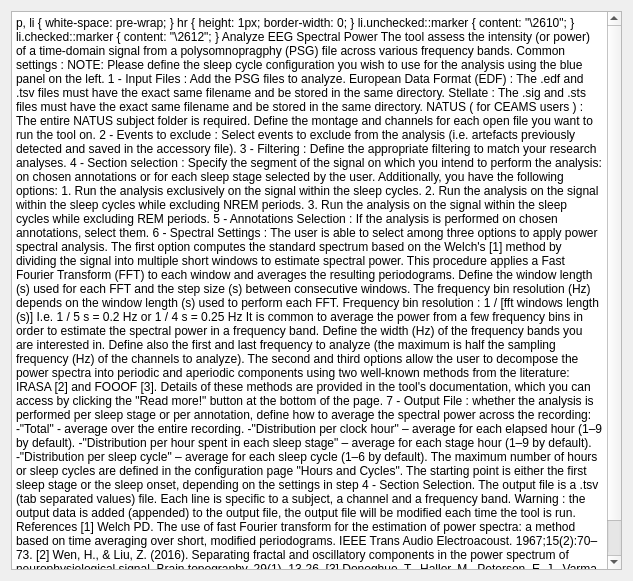
<?xml version="1.0" encoding="UTF-8"?>
<ui version="4.0">
 <class>IntroStep</class>
 <widget class="QWidget" name="IntroStep">
  <property name="geometry">
   <rect>
    <x>0</x>
    <y>0</y>
    <width>633</width>
    <height>581</height>
   </rect>
  </property>
  <property name="windowTitle">
   <string/>
  </property>
  <layout class="QVBoxLayout" name="verticalLayout">
   <property name="spacing">
    <number>25</number>
   </property>
   <item>
    <widget class="QTextBrowser" name="textBrowser">
     <property name="html">
      <string>&lt;!DOCTYPE HTML PUBLIC &quot;-//W3C//DTD HTML 4.0//EN&quot; &quot;http://www.w3.org/TR/REC-html40/strict.dtd&quot;&gt;
&lt;html&gt;&lt;head&gt;&lt;meta name=&quot;qrichtext&quot; content=&quot;1&quot; /&gt;&lt;meta charset=&quot;utf-8&quot; /&gt;&lt;style type=&quot;text/css&quot;&gt;
p, li { white-space: pre-wrap; }
hr { height: 1px; border-width: 0; }
li.unchecked::marker { content: &quot;\2610&quot;; }
li.checked::marker { content: &quot;\2612&quot;; }
&lt;/style&gt;&lt;/head&gt;&lt;body style=&quot; font-size:12pt; font-weight:400; font-style:normal;&quot;&gt;
&lt;p style=&quot;-qt-paragraph-type:empty; margin-top:0px; margin-bottom:0px; margin-left:0px; margin-right:0px; -qt-block-indent:0; text-indent:0px;&quot;&gt;&lt;br /&gt;&lt;/p&gt;
&lt;p style=&quot; margin-top:0px; margin-bottom:0px; margin-left:0px; margin-right:0px; -qt-block-indent:0; text-indent:0px;&quot;&gt;&lt;span style=&quot; font-weight:600;&quot;&gt;Analyze EEG Spectral Power&lt;/span&gt;&lt;/p&gt;
&lt;p style=&quot;-qt-paragraph-type:empty; margin-top:0px; margin-bottom:0px; margin-left:0px; margin-right:0px; -qt-block-indent:0; text-indent:0px; font-weight:600;&quot;&gt;&lt;br /&gt;&lt;/p&gt;
&lt;p style=&quot; margin-top:0px; margin-bottom:0px; margin-left:0px; margin-right:0px; -qt-block-indent:0; text-indent:0px;&quot;&gt;The tool assess the intensity (or power) of a time-domain signal from a polysomnopragphy (PSG) file across various frequency bands.&lt;/p&gt;
&lt;p style=&quot;-qt-paragraph-type:empty; margin-top:0px; margin-bottom:0px; margin-left:0px; margin-right:0px; -qt-block-indent:0; text-indent:0px;&quot;&gt;&lt;br /&gt;&lt;/p&gt;
&lt;p style=&quot; margin-top:0px; margin-bottom:0px; margin-left:0px; margin-right:0px; -qt-block-indent:0; text-indent:0px;&quot;&gt;Common settings : &lt;/p&gt;
&lt;p style=&quot; margin-top:0px; margin-bottom:0px; margin-left:0px; margin-right:0px; -qt-block-indent:0; text-indent:0px;&quot;&gt;&lt;span style=&quot; font-weight:700; color:#ff0000;&quot;&gt;NOTE:&lt;/span&gt;&lt;span style=&quot; color:#ff0000;&quot;&gt; Please define the sleep cycle configuration you wish to use for the analysis using the blue panel on the left.&lt;/span&gt;&lt;/p&gt;
&lt;p style=&quot;-qt-paragraph-type:empty; margin-top:0px; margin-bottom:0px; margin-left:0px; margin-right:0px; -qt-block-indent:0; text-indent:0px;&quot;&gt;&lt;br /&gt;&lt;/p&gt;
&lt;p style=&quot; margin-top:0px; margin-bottom:0px; margin-left:0px; margin-right:0px; -qt-block-indent:0; text-indent:0px;&quot;&gt;&lt;span style=&quot; text-decoration: underline;&quot;&gt;1 - Input Files :&lt;/span&gt;&lt;/p&gt;
&lt;p style=&quot; margin-top:0px; margin-bottom:0px; margin-left:0px; margin-right:0px; -qt-block-indent:0; text-indent:0px;&quot;&gt;Add the PSG files to analyze.&lt;/p&gt;
&lt;p style=&quot; margin-top:0px; margin-bottom:0px; margin-left:0px; margin-right:0px; -qt-block-indent:0; text-indent:0px;&quot;&gt;&lt;span style=&quot; font-weight:700;&quot;&gt;European Data Format (EDF)&lt;/span&gt;&lt;span style=&quot;&quot;&gt; : The .edf and .tsv files must have the exact same filename and be stored in the same directory.&lt;/span&gt;&lt;/p&gt;
&lt;p style=&quot; margin-top:0px; margin-bottom:0px; margin-left:0px; margin-right:0px; -qt-block-indent:0; text-indent:0px;&quot;&gt;&lt;span style=&quot; font-weight:700;&quot;&gt;Stellate&lt;/span&gt;&lt;span style=&quot;&quot;&gt; : The .sig and .sts files must have the exact same filename and be stored in the same directory.&lt;/span&gt;&lt;/p&gt;
&lt;p style=&quot; margin-top:0px; margin-bottom:0px; margin-left:0px; margin-right:0px; -qt-block-indent:0; text-indent:0px;&quot;&gt;&lt;span style=&quot; font-weight:700;&quot;&gt;NATUS&lt;/span&gt;&lt;span style=&quot;&quot;&gt; (&lt;/span&gt;&lt;span style=&quot; font-style:italic;&quot;&gt;for CEAMS users&lt;/span&gt;&lt;span style=&quot;&quot;&gt;) : &lt;/span&gt;&lt;span style=&quot;&quot;&gt; The entire NATUS subject folder is required.&lt;/span&gt;&lt;/p&gt;
&lt;p style=&quot; margin-top:0px; margin-bottom:0px; margin-left:0px; margin-right:0px; -qt-block-indent:0; text-indent:0px;&quot;&gt;Define the montage and channels for each open file you want to run the tool on.&lt;/p&gt;
&lt;p style=&quot;-qt-paragraph-type:empty; margin-top:0px; margin-bottom:0px; margin-left:0px; margin-right:0px; -qt-block-indent:0; text-indent:0px;&quot;&gt;&lt;br /&gt;&lt;/p&gt;
&lt;p style=&quot; margin-top:0px; margin-bottom:0px; margin-left:0px; margin-right:0px; -qt-block-indent:0; text-indent:0px;&quot;&gt;&lt;span style=&quot; text-decoration: underline;&quot;&gt;2 - Events to exclude :&lt;/span&gt;&lt;/p&gt;
&lt;p style=&quot; margin-top:0px; margin-bottom:0px; margin-left:0px; margin-right:0px; -qt-block-indent:0; text-indent:0px;&quot;&gt;Select events to exclude from the analysis (i.e. artefacts previously detected and saved in the accessory file).&lt;/p&gt;
&lt;p style=&quot;-qt-paragraph-type:empty; margin-top:0px; margin-bottom:0px; margin-left:0px; margin-right:0px; -qt-block-indent:0; text-indent:0px;&quot;&gt;&lt;br /&gt;&lt;/p&gt;
&lt;p style=&quot; margin-top:0px; margin-bottom:0px; margin-left:0px; margin-right:0px; -qt-block-indent:0; text-indent:0px;&quot;&gt;&lt;span style=&quot; text-decoration: underline;&quot;&gt;3 - Filtering :&lt;/span&gt; &lt;/p&gt;
&lt;p style=&quot; margin-top:0px; margin-bottom:0px; margin-left:0px; margin-right:0px; -qt-block-indent:0; text-indent:0px;&quot;&gt;Define the appropriate filtering to match your research analyses.&lt;/p&gt;
&lt;p style=&quot;-qt-paragraph-type:empty; margin-top:0px; margin-bottom:0px; margin-left:0px; margin-right:0px; -qt-block-indent:0; text-indent:0px;&quot;&gt;&lt;br /&gt;&lt;/p&gt;
&lt;p style=&quot; margin-top:0px; margin-bottom:0px; margin-left:0px; margin-right:0px; -qt-block-indent:0; text-indent:0px;&quot;&gt;&lt;span style=&quot; text-decoration: underline;&quot;&gt;4 - Section selection :&lt;/span&gt; &lt;/p&gt;
&lt;p style=&quot; margin-top:0px; margin-bottom:0px; margin-left:0px; margin-right:0px; -qt-block-indent:0; text-indent:0px;&quot;&gt;Specify the segment of the signal on which you intend to perform the analysis:&lt;/p&gt;
&lt;p style=&quot; margin-top:0px; margin-bottom:0px; margin-left:0px; margin-right:0px; -qt-block-indent:0; text-indent:0px;&quot;&gt;on chosen annotations or for each sleep stage selected by the user.&lt;/p&gt;
&lt;p style=&quot;-qt-paragraph-type:empty; margin-top:0px; margin-bottom:0px; margin-left:0px; margin-right:0px; -qt-block-indent:0; text-indent:0px;&quot;&gt;&lt;br /&gt;&lt;/p&gt;
&lt;p style=&quot; margin-top:0px; margin-bottom:0px; margin-left:0px; margin-right:0px; -qt-block-indent:0; text-indent:0px;&quot;&gt;Additionally, you have the following options:&lt;/p&gt;
&lt;p style=&quot; margin-top:0px; margin-bottom:0px; margin-left:0px; margin-right:0px; -qt-block-indent:0; text-indent:0px;&quot;&gt;1. Run the analysis exclusively on the signal within the sleep cycles.&lt;/p&gt;
&lt;p style=&quot; margin-top:0px; margin-bottom:0px; margin-left:0px; margin-right:0px; -qt-block-indent:0; text-indent:0px;&quot;&gt;2. Run the analysis on the signal within the sleep cycles while excluding NREM periods.&lt;/p&gt;
&lt;p style=&quot; margin-top:0px; margin-bottom:0px; margin-left:0px; margin-right:0px; -qt-block-indent:0; text-indent:0px;&quot;&gt;3. Run the analysis on the signal within the sleep cycles while excluding REM periods.&lt;/p&gt;
&lt;p style=&quot;-qt-paragraph-type:empty; margin-top:0px; margin-bottom:0px; margin-left:0px; margin-right:0px; -qt-block-indent:0; text-indent:0px;&quot;&gt;&lt;br /&gt;&lt;/p&gt;
&lt;p style=&quot; margin-top:0px; margin-bottom:0px; margin-left:0px; margin-right:0px; -qt-block-indent:0; text-indent:0px;&quot;&gt;&lt;span style=&quot; text-decoration: underline;&quot;&gt;5 - Annotations Selection : &lt;/span&gt;&lt;/p&gt;
&lt;p style=&quot; margin-top:0px; margin-bottom:0px; margin-left:0px; margin-right:0px; -qt-block-indent:0; text-indent:0px;&quot;&gt;If the analysis is performed on chosen annotations, select them.&lt;/p&gt;
&lt;p style=&quot;-qt-paragraph-type:empty; margin-top:0px; margin-bottom:0px; margin-left:0px; margin-right:0px; -qt-block-indent:0; text-indent:0px;&quot;&gt;&lt;br /&gt;&lt;/p&gt;
&lt;p style=&quot; margin-top:0px; margin-bottom:0px; margin-left:0px; margin-right:0px; -qt-block-indent:0; text-indent:0px;&quot;&gt;&lt;span style=&quot; text-decoration: underline;&quot;&gt;6 - Spectral Settings :&lt;/span&gt;&lt;/p&gt;
&lt;p style=&quot; margin-top:0px; margin-bottom:0px; margin-left:0px; margin-right:0px; -qt-block-indent:0; text-indent:0px;&quot;&gt;The user is able to select among &lt;span style=&quot; font-weight:700;&quot;&gt;three options&lt;/span&gt; to apply power spectral analysis.&lt;/p&gt;
&lt;p style=&quot; margin-top:0px; margin-bottom:0px; margin-left:0px; margin-right:0px; -qt-block-indent:0; text-indent:0px;&quot;&gt;The &lt;span style=&quot; font-weight:700;&quot;&gt;first &lt;/span&gt;option computes the standard spectrum based on the Welch's [1] method by dividing the signal into multiple short windows to estimate spectral power.&lt;br /&gt;This procedure applies a Fast Fourier Transform (FFT) to each window and averages the resulting periodograms.&lt;/p&gt;
&lt;p style=&quot; margin-top:0px; margin-bottom:0px; margin-left:0px; margin-right:0px; -qt-block-indent:0; text-indent:0px;&quot;&gt;Define the window length (s) used for each FFT and the step size (s) between consecutive windows.&lt;/p&gt;
&lt;p style=&quot;-qt-paragraph-type:empty; margin-top:0px; margin-bottom:0px; margin-left:0px; margin-right:0px; -qt-block-indent:0; text-indent:0px;&quot;&gt;&lt;br /&gt;&lt;/p&gt;
&lt;p style=&quot; margin-top:0px; margin-bottom:0px; margin-left:0px; margin-right:0px; -qt-block-indent:0; text-indent:0px;&quot;&gt;The frequency bin resolution (Hz) depends on the window length (s) used to perform each FFT.&lt;/p&gt;
&lt;p style=&quot; margin-top:0px; margin-bottom:0px; margin-left:0px; margin-right:0px; -qt-block-indent:0; text-indent:0px;&quot;&gt;Frequency bin resolution : 1 / [fft windows length (s)]&lt;/p&gt;
&lt;p style=&quot; margin-top:0px; margin-bottom:0px; margin-left:0px; margin-right:0px; -qt-block-indent:0; text-indent:0px;&quot;&gt;I.e. 1 / 5 s = 0.2 Hz or 1 / 4 s = 0.25 Hz&lt;/p&gt;
&lt;p style=&quot;-qt-paragraph-type:empty; margin-top:0px; margin-bottom:0px; margin-left:0px; margin-right:0px; -qt-block-indent:0; text-indent:0px;&quot;&gt;&lt;br /&gt;&lt;/p&gt;
&lt;p style=&quot; margin-top:0px; margin-bottom:0px; margin-left:0px; margin-right:0px; -qt-block-indent:0; text-indent:0px;&quot;&gt;It is common to average the power from a few frequency bins in order to estimate the spectral power in a frequency band.&lt;/p&gt;
&lt;p style=&quot; margin-top:0px; margin-bottom:0px; margin-left:0px; margin-right:0px; -qt-block-indent:0; text-indent:0px;&quot;&gt;Define the width (Hz) of the frequency bands you are interested in. &lt;/p&gt;
&lt;p style=&quot; margin-top:0px; margin-bottom:0px; margin-left:0px; margin-right:0px; -qt-block-indent:0; text-indent:0px;&quot;&gt;Define also the first and last frequency to analyze (the maximum is half the sampling frequency (Hz) of the channels to analyze).&lt;/p&gt;
&lt;p style=&quot;-qt-paragraph-type:empty; margin-top:0px; margin-bottom:0px; margin-left:0px; margin-right:0px; -qt-block-indent:0; text-indent:0px;&quot;&gt;&lt;br /&gt;&lt;/p&gt;
&lt;p style=&quot; margin-top:0px; margin-bottom:0px; margin-left:0px; margin-right:0px; -qt-block-indent:0; text-indent:0px;&quot;&gt;The &lt;span style=&quot; font-weight:700;&quot;&gt;second&lt;/span&gt; and &lt;span style=&quot; font-weight:700;&quot;&gt;third&lt;/span&gt; options allow the user to decompose the power spectra into periodic and aperiodic components using two well-known methods from the literature: IRASA [2] and FOOOF [3]. Details of these methods are provided in the tool's documentation, which you can access by clicking the &amp;quot;Read more!&amp;quot; button at the bottom of the page.&lt;/p&gt;
&lt;p style=&quot;-qt-paragraph-type:empty; margin-top:0px; margin-bottom:0px; margin-left:0px; margin-right:0px; -qt-block-indent:0; text-indent:0px;&quot;&gt;&lt;br /&gt;&lt;/p&gt;
&lt;p style=&quot; margin-top:0px; margin-bottom:0px; margin-left:0px; margin-right:0px; -qt-block-indent:0; text-indent:0px;&quot;&gt;&lt;span style=&quot; text-decoration: underline;&quot;&gt;7 - Output File :&lt;/span&gt;&lt;/p&gt;
&lt;p style=&quot; margin-top:0px; margin-bottom:0px; margin-left:0px; margin-right:0px; -qt-block-indent:0; text-indent:0px;&quot;&gt;whether the analysis is performed per sleep stage or per annotation, define how to average the spectral power across the recording:&lt;/p&gt;
&lt;p style=&quot; margin-top:0px; margin-bottom:0px; margin-left:0px; margin-right:0px; -qt-block-indent:0; text-indent:0px;&quot;&gt;-&amp;quot;Total&amp;quot; - average over the entire recording.&lt;/p&gt;
&lt;p style=&quot; margin-top:0px; margin-bottom:0px; margin-left:0px; margin-right:0px; -qt-block-indent:0; text-indent:0px;&quot;&gt;-&amp;quot;Distribution per clock hour&amp;quot; – average for each elapsed hour (1–9 by default).&lt;/p&gt;
&lt;p style=&quot; margin-top:0px; margin-bottom:0px; margin-left:0px; margin-right:0px; -qt-block-indent:0; text-indent:0px;&quot;&gt;-&amp;quot;Distribution per hour spent in each sleep stage&amp;quot; – average for each stage hour (1–9 by default).&lt;/p&gt;
&lt;p style=&quot; margin-top:0px; margin-bottom:0px; margin-left:0px; margin-right:0px; -qt-block-indent:0; text-indent:0px;&quot;&gt;-&amp;quot;Distribution per sleep cycle&amp;quot; – average for each sleep cycle (1–6 by default).&lt;/p&gt;
&lt;p style=&quot; margin-top:0px; margin-bottom:0px; margin-left:0px; margin-right:0px; -qt-block-indent:0; text-indent:0px;&quot;&gt;&lt;span style=&quot; font-style:italic;&quot;&gt;The maximum number of hours or sleep cycles are defined in the configuration page &amp;quot;Hours and Cycles&amp;quot;.&lt;/span&gt;&lt;/p&gt;
&lt;p style=&quot; margin-top:0px; margin-bottom:0px; margin-left:0px; margin-right:0px; -qt-block-indent:0; text-indent:0px;&quot;&gt;&lt;span style=&quot; font-style:italic;&quot;&gt;The starting point is either the first sleep stage or the sleep onset, depending on the settings in step 4 - Section Selection.&lt;/span&gt;&lt;/p&gt;
&lt;p style=&quot; margin-top:0px; margin-bottom:0px; margin-left:0px; margin-right:0px; -qt-block-indent:0; text-indent:0px;&quot;&gt;    &lt;/p&gt;
&lt;p style=&quot; margin-top:0px; margin-bottom:0px; margin-left:0px; margin-right:0px; -qt-block-indent:0; text-indent:0px;&quot;&gt;The output file is a .tsv (tab separated values) file. Each line is specific to a subject, a channel and a frequency band. &lt;/p&gt;
&lt;p style=&quot;-qt-paragraph-type:empty; margin-top:0px; margin-bottom:0px; margin-left:0px; margin-right:0px; -qt-block-indent:0; text-indent:0px;&quot;&gt;&lt;br /&gt;&lt;/p&gt;
&lt;p style=&quot; margin-top:0px; margin-bottom:0px; margin-left:0px; margin-right:0px; -qt-block-indent:0; text-indent:0px;&quot;&gt;Warning : the output data is added (appended) to the output file, the output file will be modified each time the tool is run.&lt;/p&gt;
&lt;p style=&quot;-qt-paragraph-type:empty; margin-top:0px; margin-bottom:0px; margin-left:0px; margin-right:0px; -qt-block-indent:0; text-indent:0px;&quot;&gt;&lt;br /&gt;&lt;/p&gt;
&lt;p style=&quot; margin-top:0px; margin-bottom:0px; margin-left:0px; margin-right:0px; -qt-block-indent:0; text-indent:0px;&quot;&gt;&lt;span style=&quot; font-weight:700;&quot;&gt;References&lt;/span&gt;&lt;/p&gt;
&lt;p style=&quot; margin-top:0px; margin-bottom:0px; margin-left:0px; margin-right:0px; -qt-block-indent:0; text-indent:0px;&quot;&gt;[1] Welch PD. The use of fast Fourier transform for the estimation of power spectra: a method based on time averaging over short, modified periodograms. IEEE Trans Audio Electroacoust. 1967;15(2):70–73.&lt;/p&gt;
&lt;p style=&quot; margin-top:0px; margin-bottom:0px; margin-left:0px; margin-right:0px; -qt-block-indent:0; text-indent:0px;&quot;&gt;[2] Wen, H., &amp;amp; Liu, Z. (2016). Separating fractal and oscillatory components in the power spectrum of neurophysiological signal. Brain topography, 29(1), 13-26.&lt;/p&gt;
&lt;p style=&quot; margin-top:0px; margin-bottom:0px; margin-left:0px; margin-right:0px; -qt-block-indent:0; text-indent:0px;&quot;&gt;[3] Donoghue, T., Haller, M., Peterson, E. J., Varma, P., Sebastian, P., Gao, R., … &amp;amp; Voytek, B. (2020). Parameterizing neural power spectra into periodic and aperiodic components. Nature neuroscience, 23(12), 1655-1665.&lt;/p&gt;&lt;/body&gt;&lt;/html&gt;</string>
     </property>
    </widget>
   </item>
  </layout>
 </widget>
 <resources>
  <include location="../../../../../snooz-toolbox/src/main/python/ui/themes/themes.qrc"/>
 </resources>
 <connections/>
</ui>
